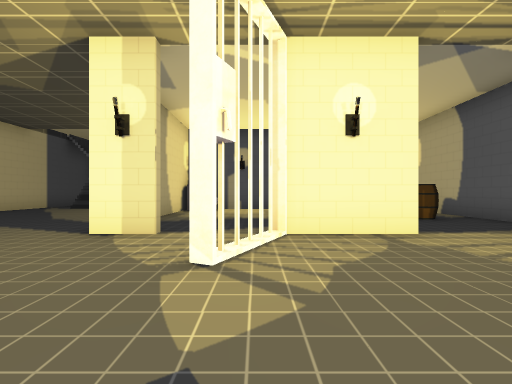
[1] (above)

20 first-person views from a walk through a Unity game level. The camera is 0.64 m above the floor, looks level and sees 85° across. The floor is counted in squares, 1 m on a side. Each view is taken from the middle of a square. On the plan, view 1 faces up. The plan holds only what a view shows up to about 9 squares ahead; the rest is blank. The place goes on beyond the plan. The player is left out. Some animated figures are left out.

[2]
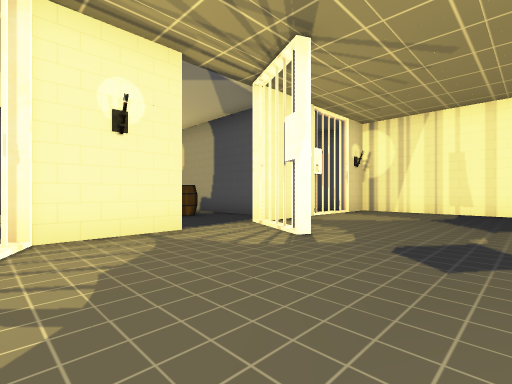

[3]
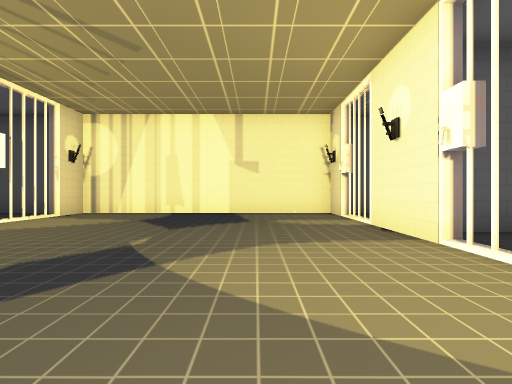

[4]
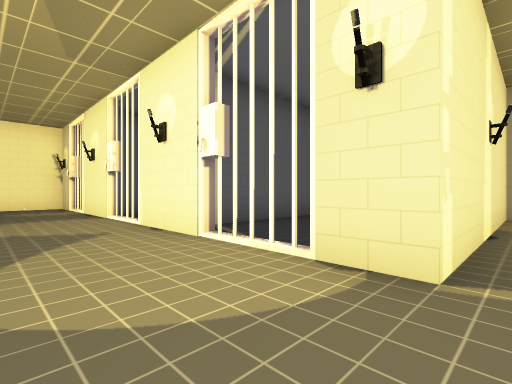

[5]
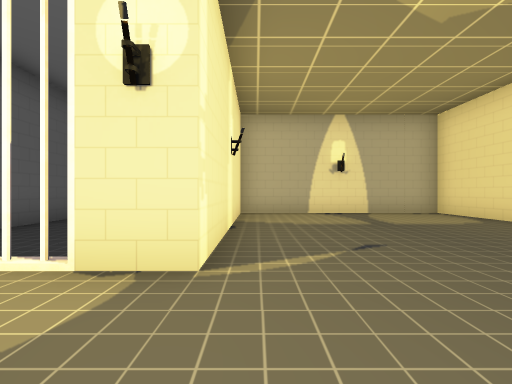

[6]
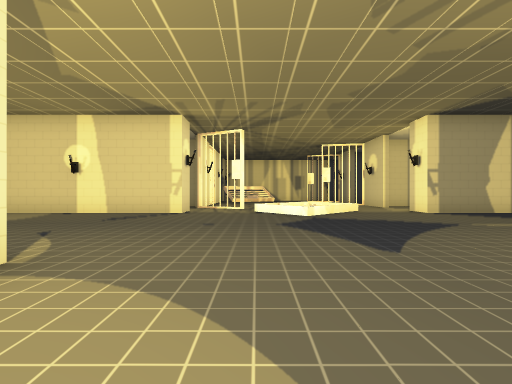

[7]
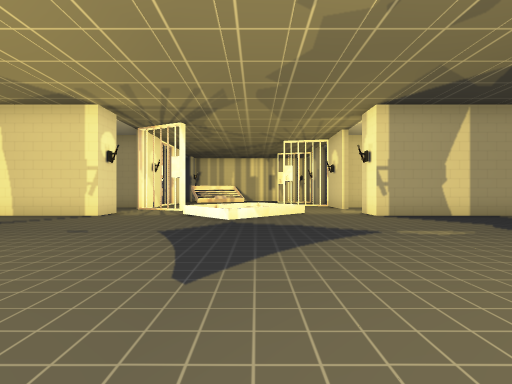

[8]
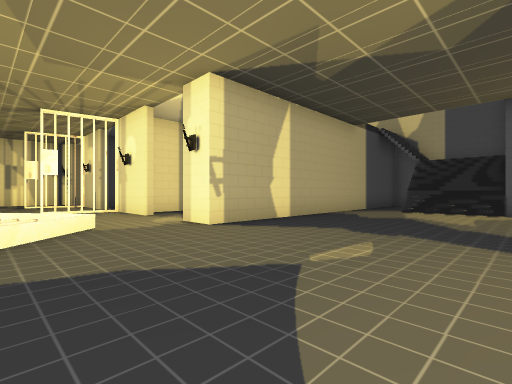

[9]
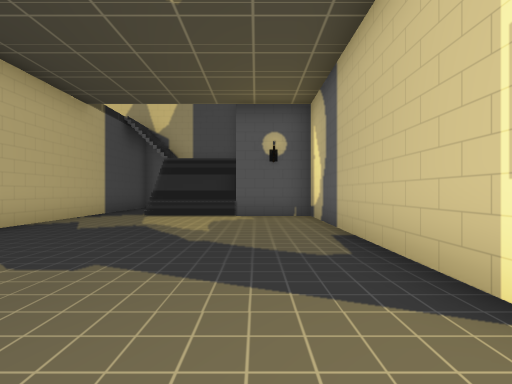

[10]
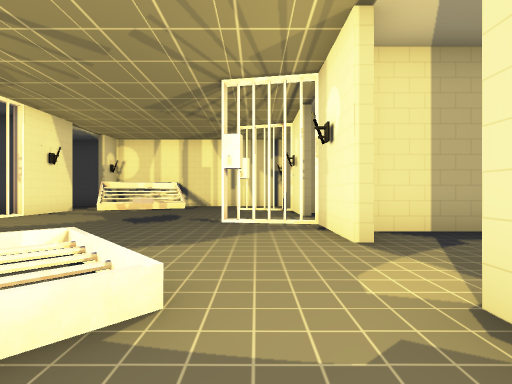

[11]
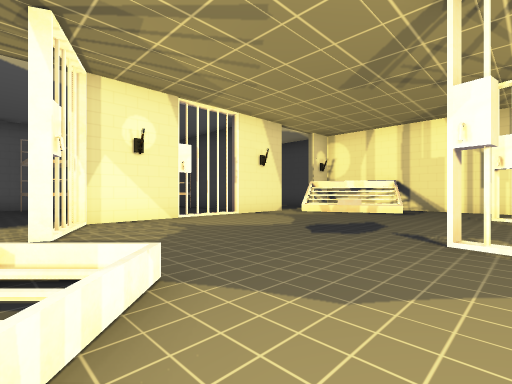

[12]
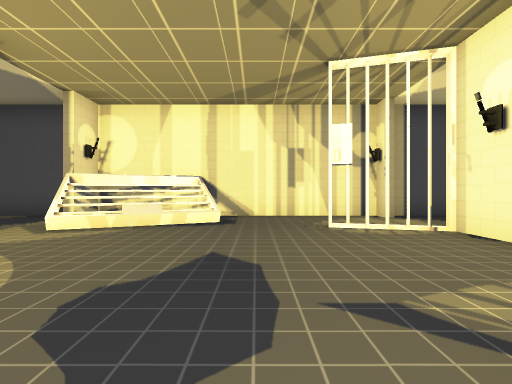

[13]
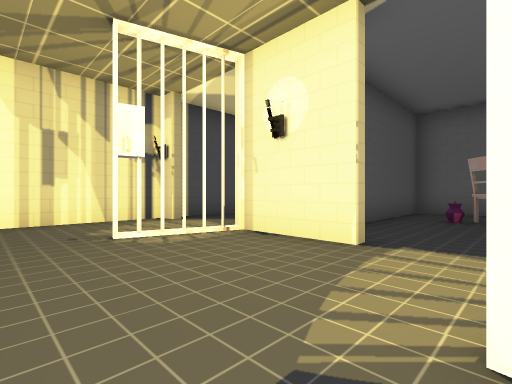

[14]
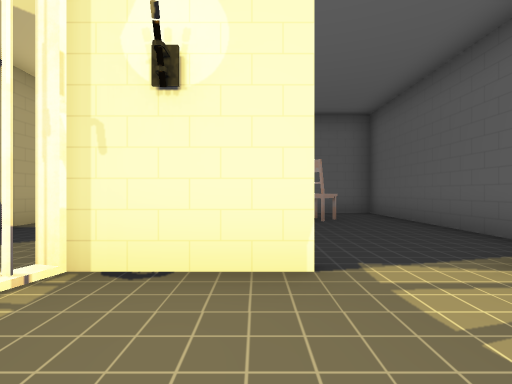

[15]
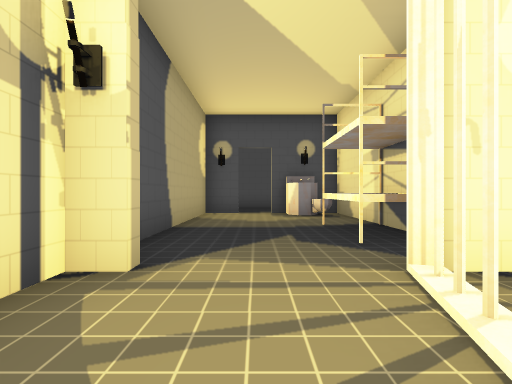

[16]
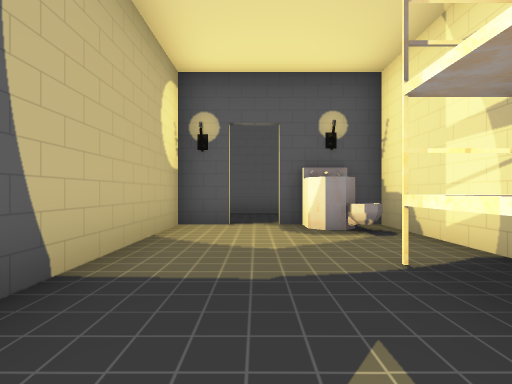

[17]
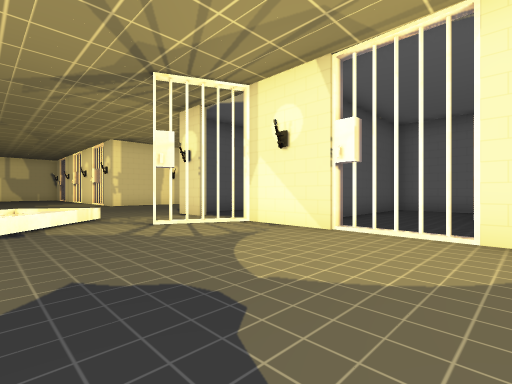

[18]
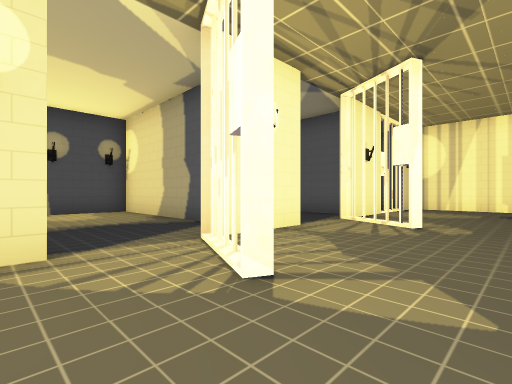

[19]
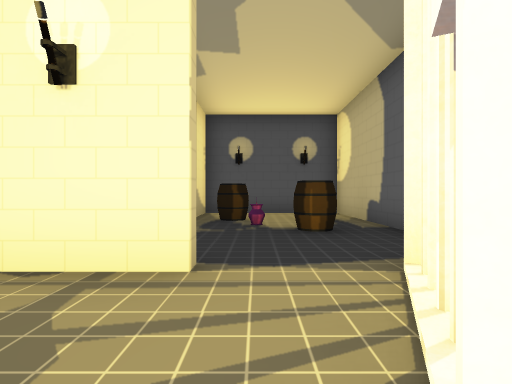

[20]
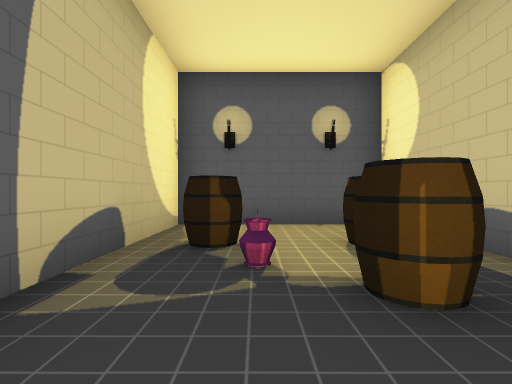

### Floor plan
Key: @ floor where view 1 was taken; # wall or solid block; . main floor; : floor 0.05 m higher than the main floor; + floor 0.15 m higher than the main floor; = window, fence, low wall or low ledge; ^ raised ledge; O other object.
Columns run from 21 left of view 1 to 10 right of it. Each row starts with its distance up from view 1.
 14  ###
 13  ...
 12  ..         #.   #
 11 #.. ######  #.#############O
 10 #O.##...#   #.....##..#....O
  9 #...#.O.#   #.....#...#....O
  8 #...#.OO#   #.....#...#O.O.O
  7 #...^...#    .....#...#.OO.O  O
  6 #...^...#.. #.....#...#....O OO
  5 #...#...#...#.....#...#....OOOO
  4 #O.###..O#........##.###.##O...#
  3 #..#...:.............#...#.....#
  2 #......#...==..................#
  1 #.........==+=.................#
  0 #.=........^==.......@.........#
 -1 ##=.........=..................#
 -2 ###=......#....................#
 -3 ###......##....................#
 -4 #...#OOOO ..#......OOOOOOOOOOOO
 -5 #..  OOOO ..#......OOOOO  O
 -6 #     OOO ..#......O OOO
 -7       OOO^^ #......O  OO
 -8       OOO ^ #......O   O
 -9       OOO ^ #......O
-10       OO    #######

Positions as (right, up) in squares from view 1, and headings:
1: (0, 0), facing up
2: (0, 0), facing up-right
3: (1, -1), facing right
4: (-3, -1), facing down-right
5: (-3, -1), facing down
6: (0, -1), facing left
7: (-1, 1), facing left
8: (-4, 1), facing up-left
9: (-4, 3), facing up
10: (-8, 3), facing left
11: (-10, 3), facing down-left
12: (-13, 1), facing left
13: (-14, 1), facing up-left
14: (-16, 2), facing up
15: (-19, 2), facing up
16: (-19, 5), facing up
17: (-16, 1), facing down-right
18: (-2, 1), facing up-right
19: (3, 2), facing up
20: (3, 5), facing up
